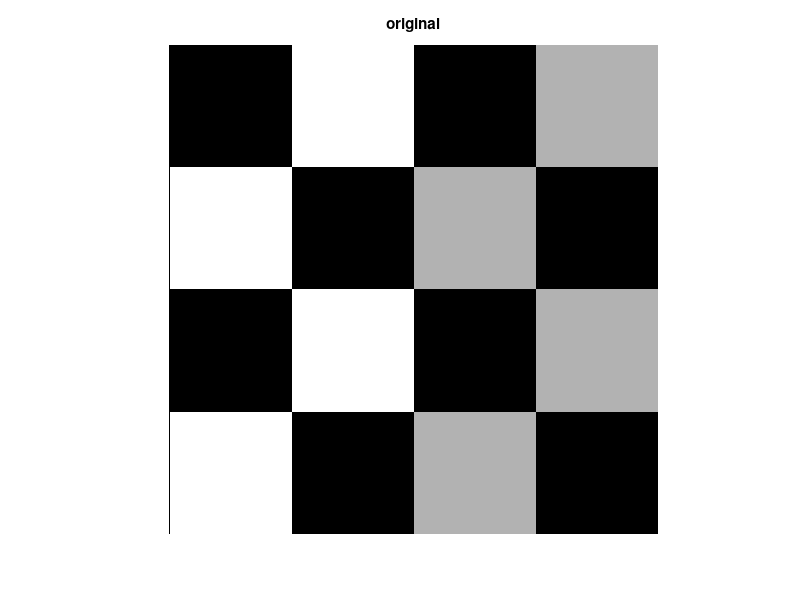

The MATLAB script that drew this image: (Note: this script raises an error after producing the figure.)
%% image_transforms.m
%  based on Matlab 2014a image processing toolbox code

clear all; close all;

%% Non-reflective Similarity
%  [u v] = [x y 1] T, where T is 3x3 matrix with 4 parameters
I=checkerboard(10,2);
%I=imread('cameraman.tif');
figure; imshow(I); title('original');

scale = 1.2;        %scale factor
angle = 40*pi/180;  %radians
tx = 10;  %x translation
ty = -10; %y translation

sc = scale*cos(angle);
ss = scale*sin(angle);

T = [sc -ss 0;
     ss  sc 0;
     tx  ty 1;];

%create a 2D affine object since T is a subset of affine transforms
t_nonsim = affine2d(T); %RI is spatial reference of an object
[I_nonreflective_similarity,RI] = imwarp(I,t_nonsim,'FillValues',.3);
figure; imshow(I_nonreflective_similarity,RI); title('nonreflective similarity'); axis on;


%% Reflective Similarity
%  [u v] = [x y 1] T, where T is 3x3 matrix with 5 parameters
I=checkerboard(10,2);
%I=imread('cameraman.tif');
figure; imshow(I); title('original');

scale = 1.5;        %scale factor
angle = 10*pi/180;  %radians
tx = 0; %x translation
ty = 0; %y translation
a = -1; %-1 reflection / +1 no reflection

sc = scale*cos(angle);
ss = scale*sin(angle);

T = [  sc   -ss   0;
     a*ss  a*sc   0;
       tx    ty   1;];

%create a 2D affine object since T is a subset of affine transforms
t_sim = affine2d(T); %RI is spatial reference of an object
[I_similarity,RI] = imwarp(I,t_sim,'FillValues',.3);
figure; imshowpair(I,I_similarity,'montage'); title('similarity'); axis on;


%% Affine Transformation
%  [u v] = [x y 1] T, where T is 3x3 matrix with 6 parameters
%  parallel lines remain parallel, straight lines remain straight
I=checkerboard(10,2);
%I=imread('cameraman.tif');
figure; imshow(I); title('original');

T = [1 0.3  0;
     1   1  0;
     0   0  1;];

%create a 2D affine object since T is a subset of affine transforms
t_aff = affine2d(T); %RI is spatial reference of an object
[I_affine,RI] = imwarp(I,t_aff,'FillValues',.3);
figure; imshowpair(I,I_affine,'montage'); title('affine'); axis on;


%% Projective Transformation (Homography)
%  [up vp wp] = [x y w] T, where T is 3x3 with 9 parameters
%  Let T = [ [A B C]', [D E F]', [G H I]' ], then 
%  u = (Ax + By + C) / (Gx + Hy + I) and v = (Dx + Ey + F) / (Gx + Hy + I)
%  quadrilaterals map to quadrilaterals (parallel lines are no longer
%  parallel), straight lines remain straight
%I=imread('cameraman.tif');

T = [1   0  0.008;
     1   1   0.01;
     0   0    1;];

t_proj = projective2d(T); %RI is spatial reference of an object
I_projective = imwarp(I,t_proj,'FillValues',.3);
figure; imshow(I_projective); title('projective'); axis on;

%% Polynomial Transformation
% [u,v] = [1 x y xy x^2 y^2]
%I=imread('cameraman.tif');
fixedPoints = reshape(randn(12,1),6,2);
movingPoints = fixedPoints;
%fit a geometric transformation given type: polynomial (picks best model)
t_poly = fitgeotrans(movingPoints,fixedPoints,'polynomial',2);
I_polynomial = imwarp(I,t_poly,'FillValues',.3);
figure; imshow(I_polynomial); title('polynomial');

%% Piece-wise Linear Transformation
%I=imread('cameraman.tif');
movingPoints = [10 10; 10 30; 30 30; 30 10];
fixedPoints  = [10 10; 10 30; 40 35; 30 10];
t_piecewise_linear = fitgeotrans(movingPoints,fixedPoints,'pwl');
I_piecewise_linear = imwarp(I,t_piecewise_linear);
figure; imshow(I_piecewise_linear); title('piecewise linear'); axis on;

%% Sinusoidal Transformation
% explicity mapping of each point (xi,yi) to (u,v)
%I=imread('cameraman.tif');
[nrows, ncols] = size(I);
[xi,yi] = meshgrid(1:ncols, 1:nrows);
a1=5; a2=3; %sinusoid amplitude
imid = round(size(I,2)/2);

u = xi + a1*sin(pi*xi/imid);
v = yi - a2*sin(pi*yi/imid);

tmap_B = cat(3,u,v); %concatenate u and v
resamp = makeresampler('linear','fill');

I_sinusoid = tformarray(I,[],resamp,[2 1],[1 2],[],tmap_B,.3);
figure; imshow(I_sinusoid); title('sinusoid'); axis on;

%% Barrel Transformation
% perturbs an image radially outward from its center resulting in convex
% sides

%I=imread('cameraman.tif');
[nrows, ncols] = size(I);
[xi,yi] = meshgrid(1:ncols, 1:nrows);
imid = round(size(I,2)/2);

xt = xi(:) - imid;
yt = yi(:) - imid;

[theta,r] = cart2pol(xt,yt);
a = .001; % Try varying the amplitude of the cubic term.
s = r + a*r.^3; %barrel transform in the radial domain
[ut,vt] = pol2cart(theta,s);

u = reshape(ut,size(xi)) + imid;
v = reshape(vt,size(yi)) + imid;

tmap_B = cat(3,u,v);
resamp = makeresampler('linear','fill');

I_barrel = tformarray(I,[],resamp,[2 1],[1 2],[],tmap_B,.3);
figure; imshow(I_barrel); title('barrel'); axis on;

%% Pin Cushion Transformation
%  inverse of a barrel transformation
%I=imread('cameraman.tif');
[nrows, ncols] = size(I);
[xi,yi] = meshgrid(1:ncols, 1:nrows);
imid = round(size(I,2)/2);

xt = xi(:) - imid;
yt = yi(:) - imid;

[theta,r] = cart2pol(xt,yt);
a = -0.0005; % Try varying the amplitude of the cubic term.
s = r + a*r.^3; %barrel transform in the radial domain
[ut,vt] = pol2cart(theta,s);

u = reshape(ut,size(xi)) + imid;
v = reshape(vt,size(yi)) + imid;

tmap_B = cat(3,u,v);
resamp = makeresampler('linear','fill');

I_pin = tformarray(I,[],resamp,[2 1],[1 2],[],tmap_B,.3);
figure; imshow(I_pin); title('pin cushion'); axis on;









